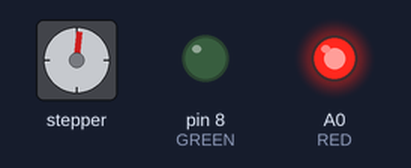
Recording of a sketch running on a simulated Arduino Uno, built with avr-gcc and run on an emulated ATmega328P. Shown: stepper motor, output pins drawn as LEDs (lit = HIGH). Stepper angles assume 200 steps per turn; pins used as bus, display or sensor lines are not drawn.

Above: at 0.05 s.
At 0.5 s:
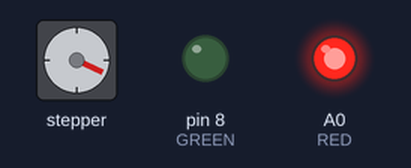
At 0.7 s:
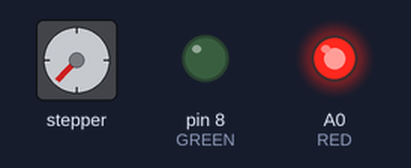
At 0.95 s:
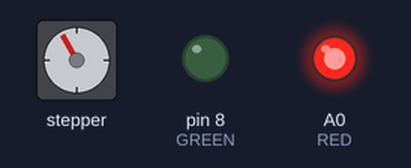
At 1.45 s:
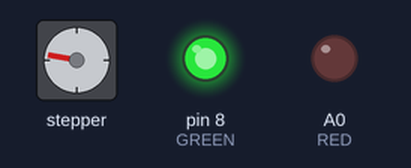
At 1.95 s:
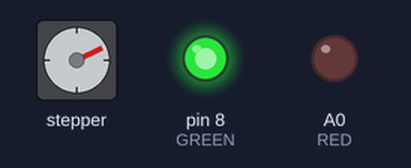
Timing chart, 0 to 4.6 s (numbered marks = the images above):
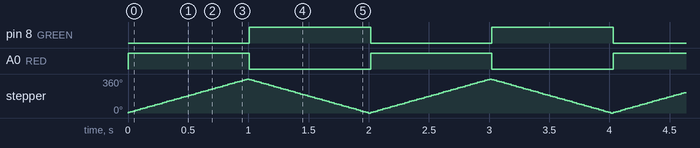

The sketch:

_8833_test.ino
```cpp
#include <Stepper.h>

// change this to the number of steps on your motor
#define STEPS 200

// create an instance of the stepper class, specifying
// the number of steps of the motor and the pins it's
// attached to
Stepper stepper(STEPS, A2, A3, A5, A4);

#define RED A0 // RED LED
#define GREEN 8 // GREEN LED

#define SLEEP A1 // by default off, connect to high to activate

void setup()
{
  pinMode(SLEEP,OUTPUT);

  pinMode(RED,OUTPUT);
  pinMode(GREEN,OUTPUT);
  // set the speed of the motor to 30 RPMs
  stepper.setSpeed(60);
}

void loop()
{

  digitalWrite(SLEEP,HIGH);

  digitalWrite(RED,HIGH);
  digitalWrite(GREEN,LOW);
  stepper.step(STEPS);

  digitalWrite(RED,LOW);
  digitalWrite(GREEN,HIGH);
  stepper.step(-STEPS);
}
```

Measured:
- by itself, pin 8 (GREEN), A0 (RED): alternates HIGH for 1.0 s and LOW for 1.0 s
- by itself, stepper: turns 360° clockwise in 0.99 s, then 360° counter-clockwise in 0.99 s, repeating every 2.0 s
